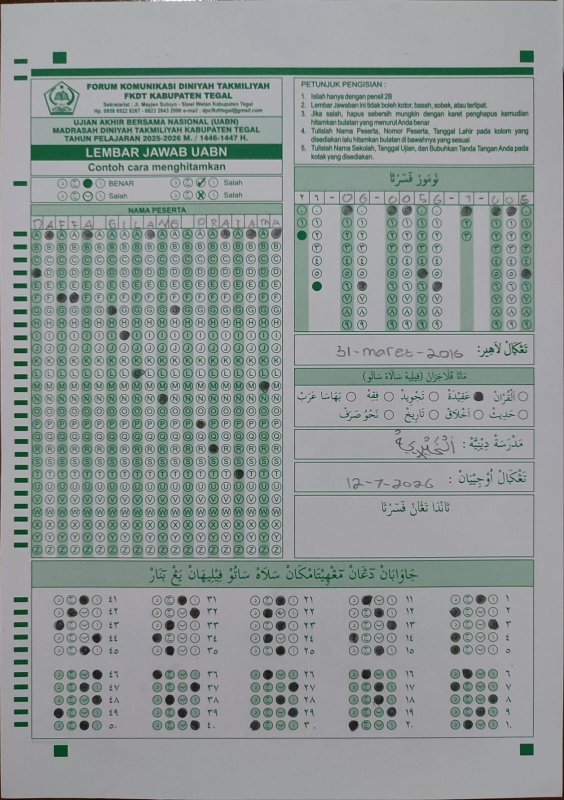
#> input picture data/uploads/Jk_akqidah.jfif, 1128 x 1600 px, found by its file name (shown at 1/2 size)
$ python qw.py
#> lines starting #> are read from the running program, lines starting #| are printed output that depends on the picture; after the words box and inside, x2 and y2 are one past the last pixel; in counts of white or black regions, pixels touching at a corner belong together
import cv2
import numpy as np
import imutils
from imutils.perspective import four_point_transform

def scan_jawaban(image_path):
    # Load image
#> called with image_path = 'data/uploads/JK_akqidah.jfif'
    image = cv2.imread(image_path)
#> image is the input picture: shape (1600, 1128, 3); mean B, G, R 150.1, 151.1, 143

    if image is None:
        return None

    # Preprocessing
    gray = cv2.cvtColor(image, cv2.COLOR_BGR2GRAY)
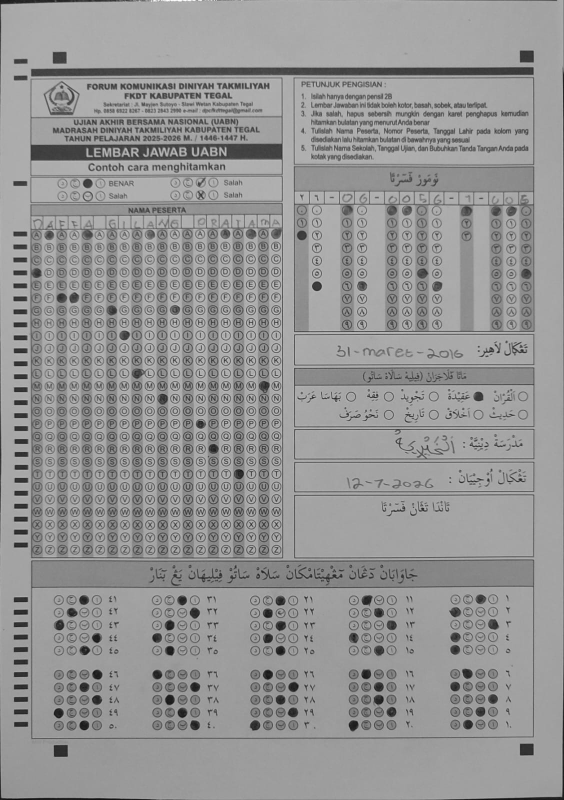
#> gray: shape (1600, 1128) (shown at 1/2 size); min 8, max 255, mean 148.6
    blurred = cv2.GaussianBlur(gray, (5, 5), 0)
    edged = cv2.Canny(blurred, 75, 200)
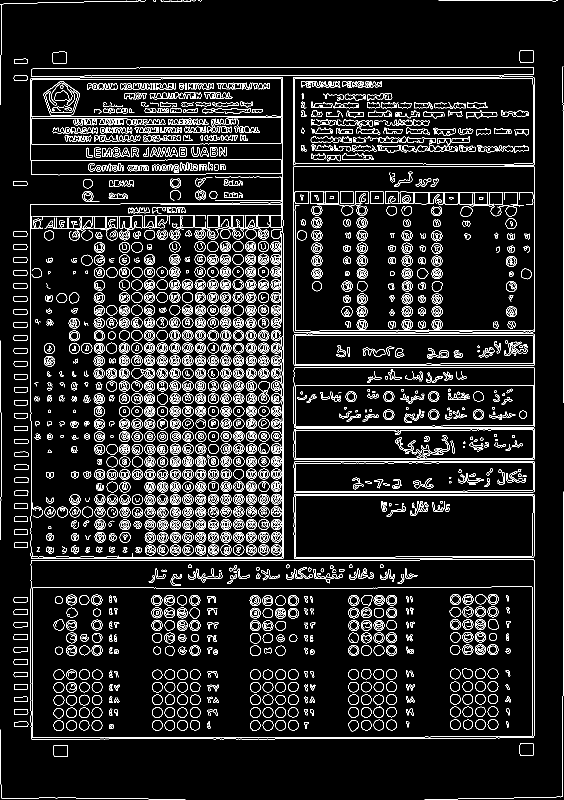
#> edged: shape (1600, 1128) (shown at 1/2 size); 9% white in thin lines or dots

    # DETEKSI KERTAS
    cnts = cv2.findContours(edged.copy(), cv2.RETR_EXTERNAL, cv2.CHAIN_APPROX_SIMPLE)
#> cnts = 156 contours, 56 with area under 20; largest, box (x1, y1, x2, y2) and area: (60, 154, 567, 1118) 372759, (61, 1118, 1069, 1479) 359680, (587, 332, 1070, 665) 159519, (589, 156, 1067, 329) 81316, (587, 988, 1070, 1118) 61470
    cnts = imutils.grab_contours(cnts)
    cnts = sorted(cnts, key=cv2.contourArea, reverse=True)

    docCnt = None

    for c in cnts:
        peri = cv2.arcLength(c, True)
        approx = cv2.approxPolyDP(c, 0.02 * peri, True)

        if len(approx) == 4:
            docCnt = approx
            break
#> this loop made 2 passes
#> (peri, docCnt) on pass 2: (2743, [[1068, 1120], [64, 1120], [62, 1477], [1065, 1475]])
#> peri on pass 1: 5364.7

    if docCnt is None:
        return None

    # Perspective transform
    paper = four_point_transform(image, docCnt.reshape(4, 2))
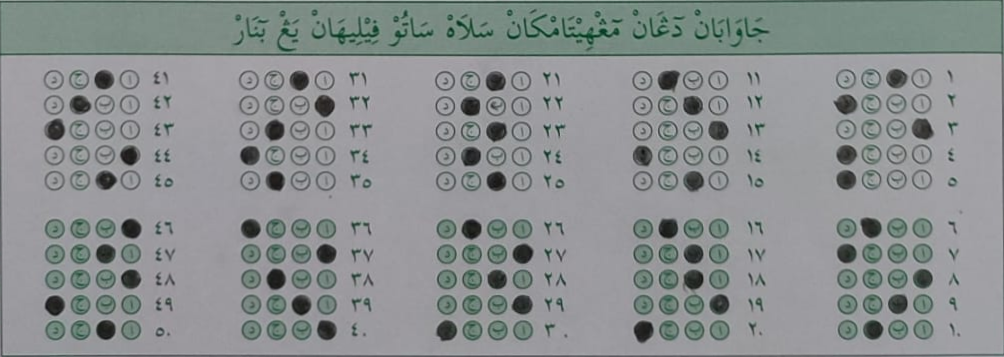
#> paper: shape (357, 1004, 3); mean B, G, R 143.5, 143, 138.1
    paper = cv2.resize(paper, (1000, 1500))
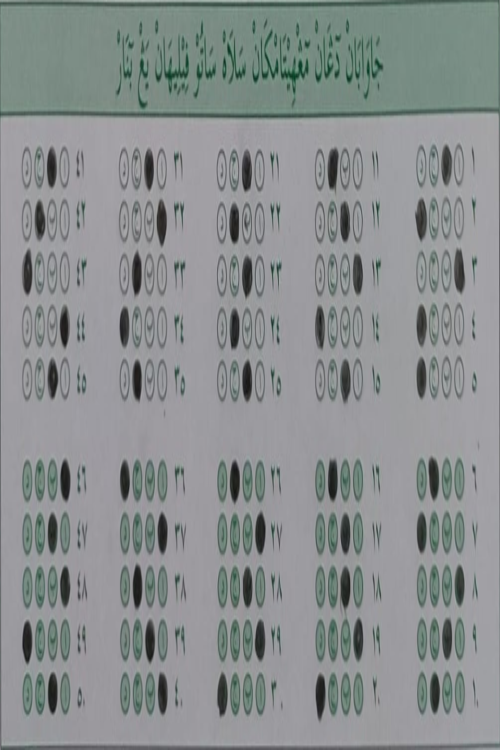
#> paper: shape (1500, 1000, 3) (shown at 1/2 size); mean B, G, R 143.4, 142.9, 138

    cv2.imshow("Hasil Paper (Warped)", paper)
    cv2.waitKey(0) # Program akan berhenti sejenak menunggu Anda menekan tombol
    cv2.destroyAllWindows()

    warped_gray = cv2.cvtColor(paper, cv2.COLOR_BGR2GRAY)

    # Threshold (bulatan hitam jadi putih)
    thresh = cv2.threshold(
        warped_gray,
        0,
        255,
        cv2.THRESH_BINARY_INV | cv2.THRESH_OTSU
    )[1]
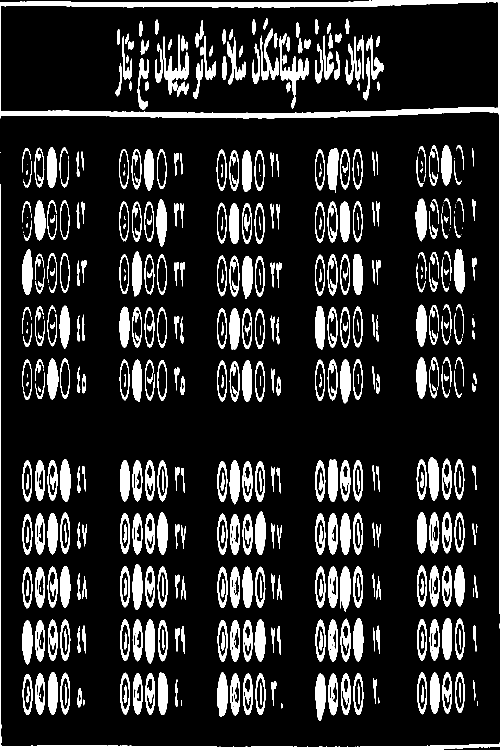
#> thresh: shape (1500, 1000) (shown at 1/2 size); 15.1% white; 533 white regions (59 under 20 px), largest, box (x1, y1, x2, y2) and area: (0, 0, 1000, 1228) 20909, (0, 368, 1000, 1500) 9011, (559, 72, 618, 218) 2014

    # Konfigurasi Koordinat (hasil kalibrasi)
    col_x_list = [902, 699, 503, 308, 113]
    start_y = 313
    gap_x = 25
    gap_y = 107.5
    box_size = 32
    block_spacing = 90

    axes = (
        int((box_size * 0.68) // 2),
        int((box_size * 2.5) // 2)
    )

    list_jawaban = []

    # Iterasi 5 Kolom x 10 Soal
    for col_idx, start_x_col in enumerate(col_x_list):
        y_fix = [0, 4, 6, 4, 4][col_idx]
        for i in range(10):
            pilihan_scores = []
            y_base = int(start_y + y_fix + (i * gap_y))
            if i >= 5:
                y_base += block_spacing
            for j in range(4):
                x = start_x_col - (j * gap_x)
                center = (
                    x + (box_size // 2),
                    y_base + (box_size // 2)
                )
                mask = np.zeros(thresh.shape, dtype="uint8")
                cv2.ellipse(
                    mask,
                    center,
                    axes,
                    0,
                    0,
                    360,
                    255,
                    -1
                )
                mask_result = cv2.bitwise_and(
                    thresh,
                    thresh,
                    mask=mask
                )
                pilihan_scores.append(
                    cv2.countNonZero(mask_result)
                )
            # Penentuan jawaban
            idx_max = np.argmax(pilihan_scores)

            if pilihan_scores[idx_max] > 120:
                list_jawaban.append(["A", "B", "C", "D"][idx_max])
            else:
                list_jawaban.append("-")
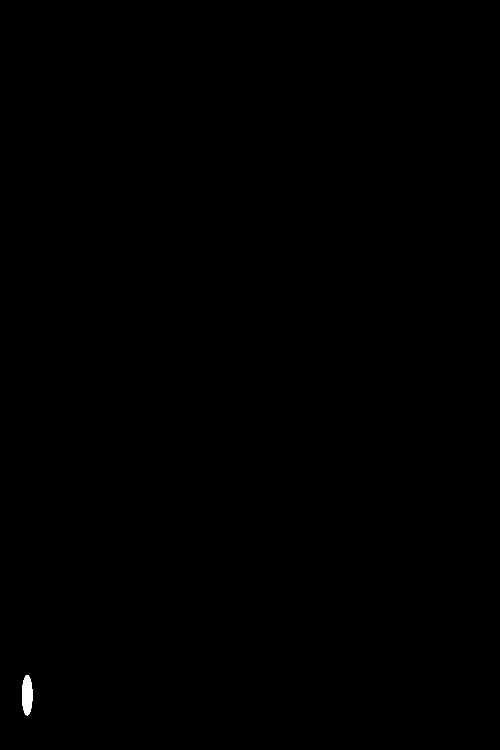
#> mask: shape (1500, 1000) (shown at 1/2 size); 0.09% white; 1 white region, box (x1, y1, x2, y2) and area: (44, 1350, 65, 1431) 1351
#> mask_result: shape (1500, 1000); 0.05% white; 2 white regions, box (x1, y1, x2, y2) and area: (45, 1350, 65, 1430) 553, (52, 1373, 59, 1405) 132
#> after the loop, list_jawaban = 50 items, first 6: 'B', 'D', 'A', 'D', 'D', 'C'

    return list_jawaban

# Jalankan fungsi
scan_jawaban("data/uploads/JK_akqidah.jfif")
